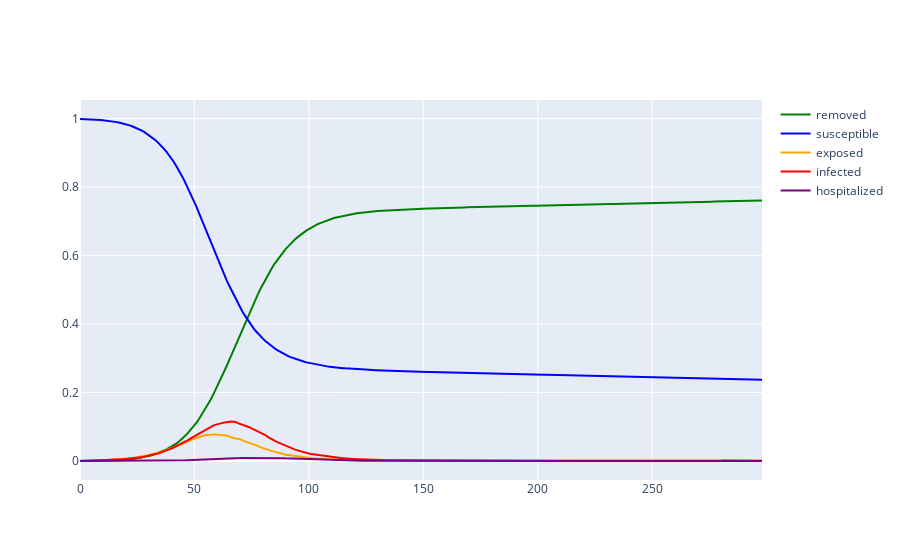

Write notebook code for a chart like this one.
### Code cell
df = make_SIR_graph(one_full_sim()[2])
#actions_3_colors = list(map(color_map_set3.get,  actions))
#make_beds_graph(df, actions_3_colors, 7, 'Sim', color_map_set3)

### Figure 1 — Plotly figure (JSON) as saved in the notebook; plotly's stock layout.template omitted (floating-point values rounded to 4 significant figures; data arrays with more than 128 entries replaced by an {"elided": "..."} marker saying what was removed)
{"data": [{"line": {"color": "green"}, "name": "removed", "type": "scatter", "x": {"elided": "299 int values"}, "y": {"elided": "299 float values"}}, {"line": {"color": "blue"}, "name": "susceptible", "type": "scatter", "x": {"elided": "299 int values"}, "y": {"elided": "299 float values"}}, {"line": {"color": "orange"}, "name": "exposed", "type": "scatter", "x": {"elided": "299 int values"}, "y": {"elided": "299 float values"}}, {"line": {"color": "red"}, "name": "infected", "type": "scatter", "x": {"elided": "299 int values"}, "y": {"elided": "299 float values"}}, {"line": {"color": "purple"}, "name": "hospitalized", "type": "scatter", "x": {"elided": "299 int values"}, "y": {"elided": "299 float values"}}], "layout": {"hovermode": "x"}}
